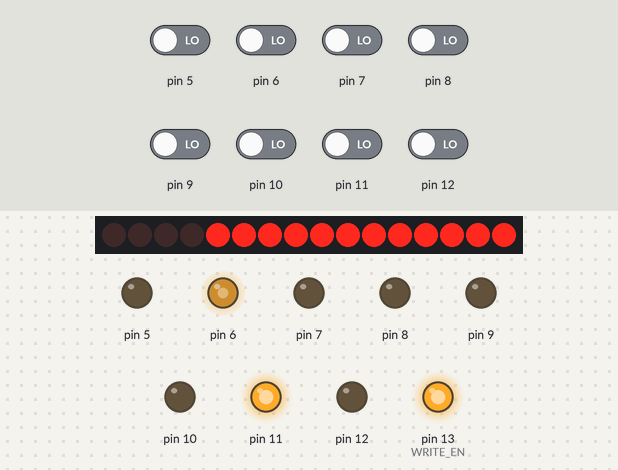
Recording of a sketch running on a simulated Arduino Uno, built with avr-gcc and run on an emulated ATmega328P. On the bench: 16 shift-register outputs drawn as a row of LEDs (first output left, lit = HIGH), output pins drawn as LEDs (lit = HIGH). Wiring (inferred from the names in the program): 2 × shift register (74HC595): data pin 2; shift clock pin 3; latch pin 4. Wiring (inferred from the signals the program sends): row of LEDs: on Q0, Q1, Q2, Q3, Q4, Q5, Q6, Q7, Q8, Q9, Q10, Q11, Q12, Q13, Q14, Q15. The test bench sets the inputs (shaded band); at power-on: pin 5–12 LOW. Pins used as bus, display or sensor lines are not drawn; what the sketch prints to the serial monitor is not drawn.

Above: at 0.2 s.
Timing chart, 0 to 1.7 s (numbered marks = the images above):
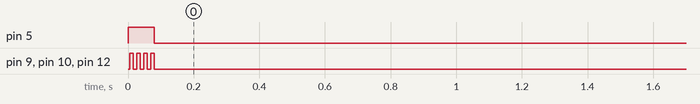

The sketch:

ROM_Encoder.ino
```cpp
#define SHIFT_DATA 2
#define SHIFT_CLK 3
#define SHIFT_LATCH 4
#define EEPROM_D0 5
#define EEPROM_D7 12
#define WRITE_EN 13

void setAddress(int address, bool outputEnable) {
  shiftOut(SHIFT_DATA, SHIFT_CLK, MSBFIRST,
           (address >> 8) | (outputEnable ? 0x00 : 0x80));
  shiftOut(SHIFT_DATA, SHIFT_CLK, MSBFIRST, address);
  digitalWrite(SHIFT_LATCH, LOW);
  digitalWrite(SHIFT_LATCH, HIGH);
  digitalWrite(SHIFT_LATCH, LOW);
}

void writeEEPROM(int address, byte data) {
  for (int pin = EEPROM_D0; pin <= EEPROM_D7; pin += 1) {
    pinMode(pin, OUTPUT);
  }

  setAddress(address, false);
  for (int pin = EEPROM_D0; pin <= EEPROM_D7; pin += 1) {
    digitalWrite(pin, data & 1);
    data = data >> 1;
  }

  // Based on OE input pulse ~1000ms = ~1us
  digitalWrite(WRITE_EN, LOW);
  delayMicroseconds(1);
  digitalWrite(WRITE_EN, HIGH);
  delay(5);
}

byte readEEPROM(int address) {
  for (int pin = EEPROM_D0; pin <= EEPROM_D7; pin += 1) {
    pinMode(pin, INPUT);
  }

  setAddress(address, /*outputEnable*/ true);
  byte data = 0;
  for (int pin = EEPROM_D7; pin >= EEPROM_D0; pin -= 1) {
    data = (data << 1) + digitalRead(pin);
  }

  return data;
}

void printContents(int size) {

  for (int base = 0; base < size; base += 16) {
    byte data[16];
    for (int offset = 0; offset < 16; offset += 1) {
      data[offset] = readEEPROM(base + offset);
    }

    char buf[80];
    sprintf(buf,
            "%03x: %02x %02x %02x %02x %02x %02x %02x %02x     %02x %02x %02x "
            "%02x %02x %02x %02x %02x",
            base, data[0], data[1], data[2], data[3], data[4], data[5], data[6],
            data[7], data[8], data[9], data[10], data[11], data[12], data[13],
            data[14], data[15]);

    Serial.println(buf);
  }
}

// Custom data
byte customData[] = {0x01, 0xff, 0xf1, 0x42, 0x01, 0xff, 0xf1, 0x42,
                     0x01, 0xff, 0xf1, 0x42, 0x01, 0xff, 0xf1, 0x42};

void eraseEEPROM() {
  for (int address = 0; address < 2048; address += 1) {
    writeEEPROM(address, 0xff);
  }
}

// Program EEPROM with custom data
void programEEPROM(byte data[], int size) {
  for (int address = 0; address < size; address += 1) {
    writeEEPROM(address, data[address]);
  }
}

void setup() {
  pinMode(SHIFT_DATA, OUTPUT);
  pinMode(SHIFT_CLK, OUTPUT);
  pinMode(SHIFT_LATCH, OUTPUT);
  digitalWrite(WRITE_EN, HIGH);
  pinMode(WRITE_EN, OUTPUT);
  Serial.begin(57600);

  // Custom EEPROM encoding goes here:
  programEEPROM(customData, sizeof(customData));

  // Print contents on the Serial Monitor
  printContents(sizeof(customData));
}

void loop() {}
```
